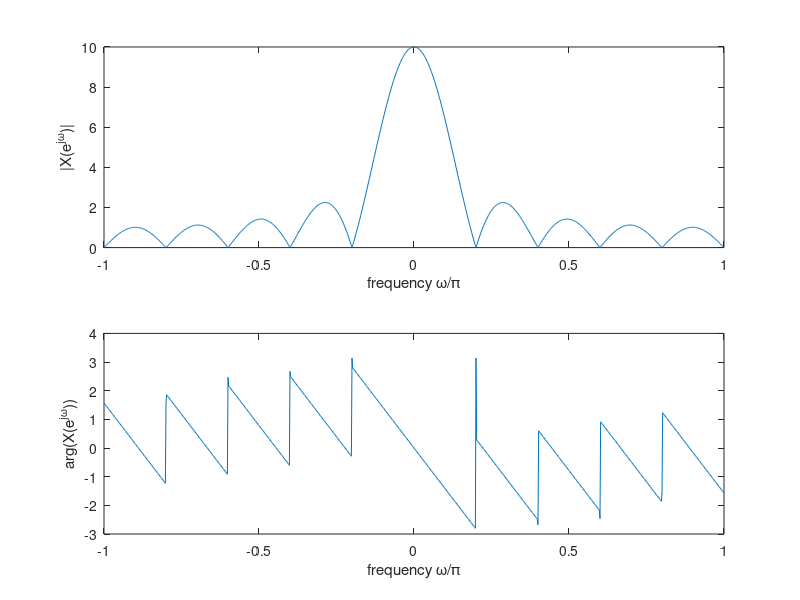
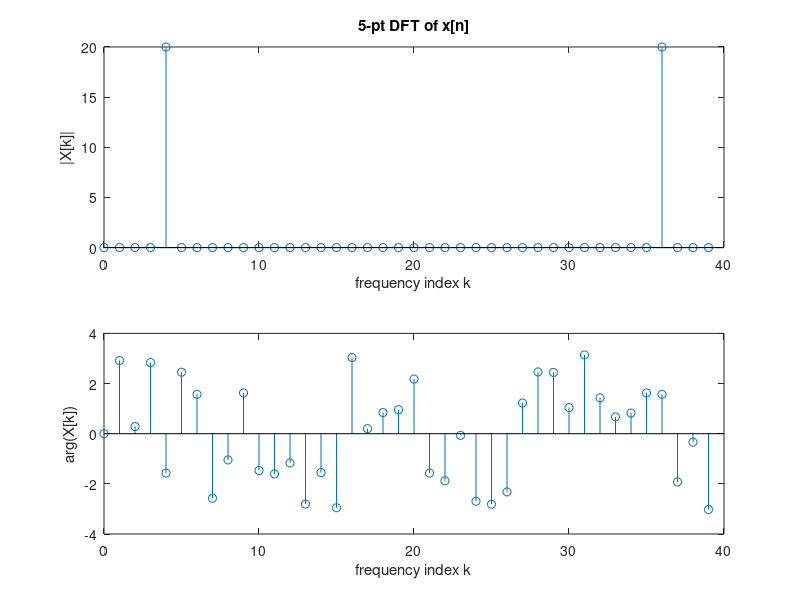
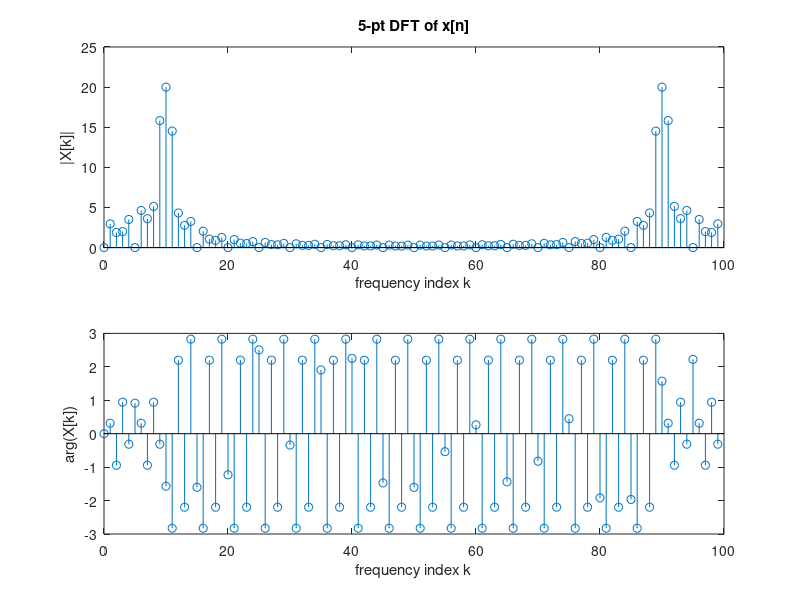
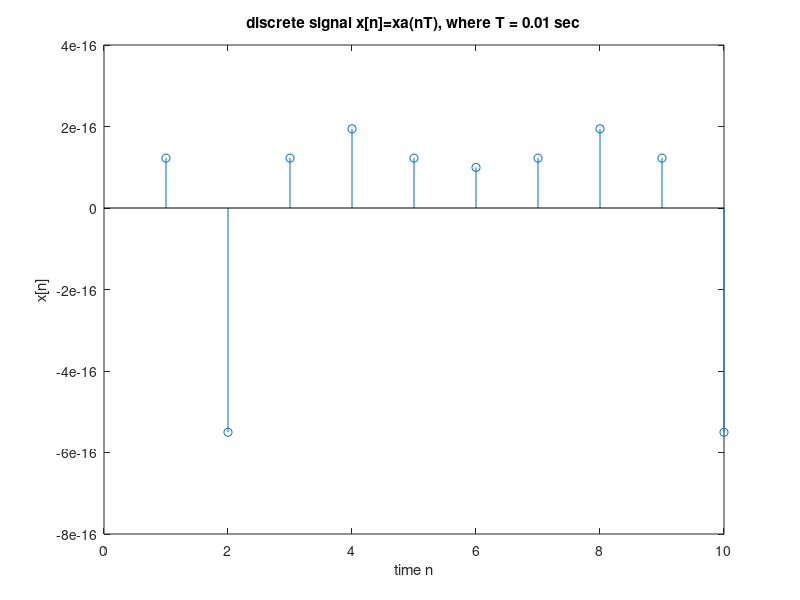

Reproduce these figures in MATLAB, in order.
%%
clear;
x=[1 1 1 1 1 1 1 1 1 1];
n=0:length(x)-1;
K=500;
k=-K:K;
w=pi*k/K;

X_R = x*cos(n'*w);
X_I = - x*sin(n'*w);

Amp = sqrt(X_R.^2 + X_I.^2);
phase = atan2(X_I, X_R);

title('DTFT of x[n]');
subplot(2,1,1); plot(w/pi,Amp);
xlabel('frequency \omega/\pi'); ylabel('|X(e^j^\omega)|');
subplot(2,1,2); plot(w/pi,phase);
xlabel('frequency \omega/\pi'); ylabel('arg(X(e^j^\omega))');
%% Pratice 3-2
% Generating a discrete-time signal x
clear;
f0=10; % 10 Hz sine wave
Length=0.4; % Total length =0.4 sec
T=0.01; % sampling period = 0.01 sec
N=Length/T;
n=0:1:N-1;
x=sin(2*pi*f0*n*T);
% figure;stem(n,x);
% xlabel('time n'); ylabel('x[n]');
% title('discrete signal x[n]=xa(nT), where T = 0.01 sec');

% n=0:length(x)-1;
% N=10;
k=0:N-1;
X=x*exp(-j*2*pi/N*n'*k);
magX=abs(X);
angX=angle(X);
figure;
subplot(2,1,1); stem(k,magX); xlabel('frequency index k');
ylabel('|X[k]|');
title('5-pt DFT of x[n]');
subplot(2,1,2); stem(k,angX); xlabel('frequency index k');
ylabel('arg(X[k])');
N=100;
k=0:N-1;
X=x*exp(-j*2*pi/N*n'*k);
magX=abs(X);
angX=angle(X);
figure;
subplot(2,1,1); stem(k,magX); xlabel('frequency index k');
ylabel('|X[k]|');
title('5-pt DFT of x[n]');
subplot(2,1,2); stem(k,angX); xlabel('frequency index k');
ylabel('arg(X[k])');
%%
% Pratice 3-3
clear;
f0=10; % 10 Hz sine wave
Length=0.4; % Total length =0.4 sec
T=0.01; % sampling period = 0.01 sec
N=Length/T;
n=0:1:N-1;
x=sin(2*pi*f0*n*T);
% figure;stem(n,x);
Y = fft(x,10);
figure;stem(Y);
xlabel('time n'); ylabel('x[n]');
title('discrete signal x[n]=xa(nT), where T = 0.01 sec');
Y = fft(x,100);
figure;stem(Y);
xlabel('time n'); ylabel('x[n]');
title('discrete signal x[n]=xa(nT), where T = 0.01 sec');
%%
% Pratice 3-4
clear;

f0=10; % 10 Hz sine wave
f1=30;
Length=0.4; % Total length =0.4 sec
T=0.01; % sampling period = 0.01 sec
N=Length/T;
n=0:1:N-1;
x=sin(pi*f0*n*T);
x1=sin(pi*f1*n*T);
x2=x+x1;
figure;stem(n,x2);
xlabel('time n'); ylabel('x[n]');
title('discrete signal x[n]=xa(nT), where T = 0.01 sec');
Y = fft(x2,10);
figure;stem(Y);
xlabel('time n'); ylabel('x[n]');
title('discrete signal x[n]=xa(nT), where T = 0.01 sec');
%%
% Pratice 3-5
clear;
f0=10; % 10 Hz sine wave
f1=30;
Length=0.4; % Total length =0.4 sec
T=0.02; % sampling period = 0.01 sec
N=Length/T;
n=0:1:N-1;
x=sin(pi*f0*n*T);
x1=sin(pi*f1*n*T);
x2=x+x1;
figure;stem(n,x2);
xlabel('time n'); ylabel('x[n]');
title('discrete signal x[n]=xa(nT), where T = 0.01 sec');
Y = fft(x2,10);
figure;stem(Y);
xlabel('time n'); ylabel('x[n]');
title('discrete signal x[n]=xa(nT), where T = 0.01 sec');